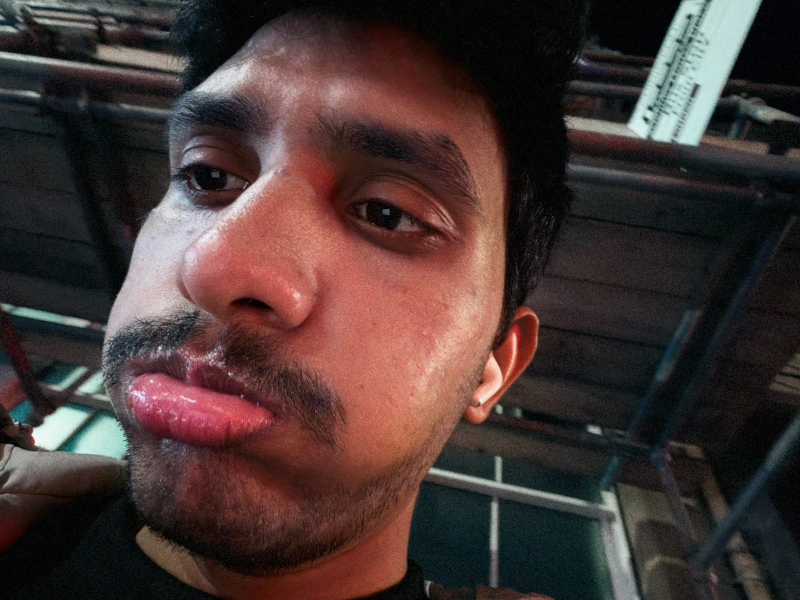
#> input picture src/assets/photos/01-selfie.jpg, 1600 x 1200 px (shown at 1/2 size)
$ python trace-portrait.py ../src/assets/photos/01-selfie.jpg ../src/assets/photos/02-crowd-in-santa-hats.jpg ../src/assets/photos/02-crowd-in-santa-hats.jpg ../src/assets/photos/02-crowd-in-santa-hats.jpg ../src/assets/photos/02-crowd-in-santa-hats.jpg ../src/assets/photos/02-crowd-in-santa-hats.jpg
#> lines starting #> are read from the running program, lines starting #| are printed output that depends on the picture; after the words box and inside, x2 and y2 are one past the last pixel; in counts of white or black regions, pixels touching at a corner belong together
"""Trace a portrait photo into pen strokes for the home page doodle.

Writes JSON strokes (polylines in a 400 x 540 box, ordered top to bottom) and a
preview PNG. Paste the strokes into src/components/home/figure.js.

usage:
  SEEDS=scripts/trace-portrait.seeds.json python3 scripts/trace-portrait.py \
      photo.jpg strokes.json preview.png  X0 Y0 X1 Y1  CANNY_LO CANNY_HI

  X0..Y1   crop box in photo pixels (keep it about 400:540)
  SEEDS    optional boxes marking person ("fg"/"pfg") and background
           ("bg"/"pbg") in photo pixels, to guide the cut-out
  EPS      simplification tolerance (default 2.2); MINLEN drops short strokes
  SMOOTH   bilateral passes before edge finding (more = fewer, cleaner lines)
  MERGE    dilation size that merges double edges into one line
  MINSPAN  drops specks smaller than this many output pixels

For clean black-on-white line art (what the site uses now), set LINEART=1:
it follows the centre of each drawn line instead of finding photo edges.
The current pencil path: LINEART=1 MINLEN=8 MINSPAN=6 EPS=1.4, whole image.
The drawing itself ships as src/assets/portrait/lines-light.png and
lines-dark.png (white ink on black, 800 x 1080), one per theme (the dark
copy has smaller pupils); the pencil's path is traced from the drawing.
"""
import json
import sys

import cv2
import numpy as np

OUT_W, OUT_H = 400, 540
WORK = 2  # trace at 2x the output size
import os
SEEDS = os.environ.get('SEEDS')


def chaikin(pts, rounds=2):
    """Corner-cutting so traced polylines read as smooth pen strokes."""
    pts = np.asarray(pts, np.float32)
    for _ in range(rounds):
        if len(pts) < 3:
            break
        q = 0.75 * pts[:-1] + 0.25 * pts[1:]
        r = 0.25 * pts[:-1] + 0.75 * pts[1:]
        mid = np.empty((2 * len(q), 2), np.float32)
        mid[0::2], mid[1::2] = q, r
        pts = np.vstack([pts[:1], mid, pts[-1:]])
    # keep the point count modest
    step = max(1, len(pts) // 40)
    return np.vstack([pts[::step], pts[-1:]]) if len(pts) > 2 else pts


def thin(img):
    """Zhang-Suen thinning of a 0/1 image."""
    img = img.copy().astype(np.uint8)
    changed = True
    while changed:
        changed = False
        for step in (0, 1):
            p = np.pad(img, 1)
            P2, P3, P4 = p[:-2, 1:-1], p[:-2, 2:], p[1:-1, 2:]
            P5, P6, P7 = p[2:, 2:], p[2:, 1:-1], p[2:, :-2]
            P8, P9 = p[1:-1, :-2], p[:-2, :-2]
            nb = [P2, P3, P4, P5, P6, P7, P8, P9]
            B = sum(n.astype(int) for n in nb)
            seq = nb + [P2]
            A = sum(((seq[i] == 0) & (seq[i + 1] == 1)).astype(int) for i in range(8))
            if step == 0:
                c = (P2 * P4 * P6 == 0) & (P4 * P6 * P8 == 0)
            else:
                c = (P2 * P4 * P8 == 0) & (P2 * P6 * P8 == 0)
            rm = (img == 1) & (B >= 2) & (B <= 6) & (A == 1) & c
            if rm.any():
                img[rm] = 0
                changed = True
    return img


NB = [(-1, 0), (0, 1), (1, 0), (0, -1), (-1, 1), (1, 1), (1, -1), (-1, -1)]


def chains(sk):
    """Walk a skeleton into polylines (lists of (x, y))."""
    sk = sk.copy()
    h, w = sk.shape
    deg = lambda y, x: sum(1 for dy, dx in NB if 0 <= y + dy < h and 0 <= x + dx < w and sk[y + dy, x + dx])
    out = []
    ys, xs = np.nonzero(sk)
    # start from endpoints first so lines are walked end to end
    pts = sorted(zip(ys, xs), key=lambda p: deg(*p) != 1)
    for y0, x0 in pts:
        if not sk[y0, x0]:
            continue
        line = [(x0, y0)]
        sk[y0, x0] = 0
        y, x = y0, x0
        while True:
            nxt = None
            for dy, dx in NB:
                ny, nx = y + dy, x + dx
                if 0 <= ny < h and 0 <= nx < w and sk[ny, nx]:
                    nxt = (ny, nx)
                    break
            if not nxt:
                break
            y, x = nxt
            sk[y, x] = 0
            line.append((x, y))
        out.append(line)
    return out


def main():
    src, out_json, out_png = sys.argv[1:4]
    img = cv2.imread(src)
#> img is the input picture: shape (1200, 1600, 3); mean B, G, R 52.3, 54.5, 71.3
    H0, W0 = img.shape[:2]
#> H0 = 1200; W0 = 1600
    if len(sys.argv) >= 8:
        x0, y0, x1, y1 = map(int, sys.argv[4:8])
    else:
        x0, y0, x1, y1 = 0, 0, W0, H0
#> x0 = 0; y0 = 0; x1 = 1600; y1 = 1200
    img = img[y0:y1, x0:x1]
    W, H = OUT_W * WORK, OUT_H * WORK
    img = cv2.resize(img, (W, H), interpolation=cv2.INTER_AREA)
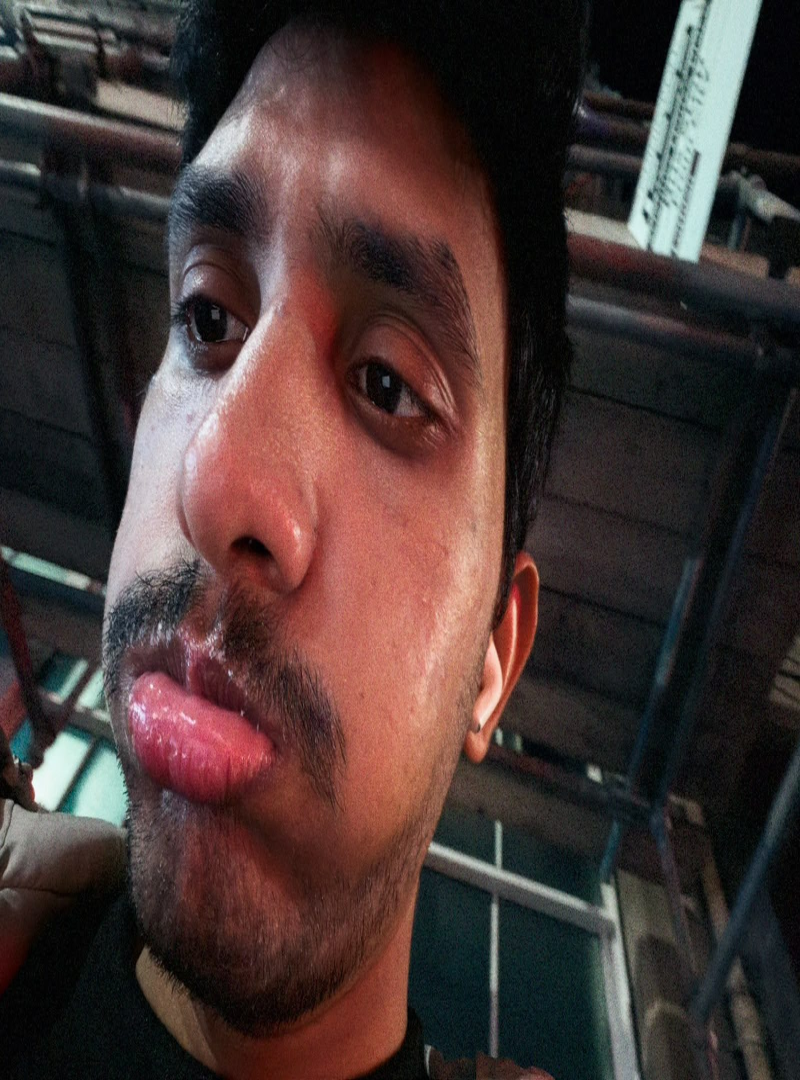
#> img: shape (1080, 800, 3); mean B, G, R 52.3, 54.5, 71.3

    if os.environ.get('LINEART'):
        # Clean black-on-white line art: follow the centre of each drawn line.
        gray = cv2.cvtColor(img, cv2.COLOR_BGR2GRAY)
        ink = (gray < int(os.environ.get('INK', 140))).astype(np.uint8)
        ink = cv2.morphologyEx(ink, cv2.MORPH_CLOSE, np.ones((3, 3), np.uint8))
        emit(thin(ink), out_json, out_png)
        return

    # 1. Separate the person from the background with GrabCut.
    bgd, fgd = np.zeros((1, 65)), np.zeros((1, 65))
    seeds = json.load(open(SEEDS)) if SEEDS else None
    if seeds:
        # Seed boxes are in original-photo pixels: [label, x0, y0, x1, y1].
        sx, sy = W / (x1 - x0), H / (y1 - y0)
        mask = np.full((H, W), cv2.GC_PR_BGD, np.uint8)
        codes = {'fg': cv2.GC_FGD, 'bg': cv2.GC_BGD, 'pfg': cv2.GC_PR_FGD, 'pbg': cv2.GC_PR_BGD}
        for label, a0, b0, a1, b1 in seeds:
            mask[max(0, int((b0 - y0) * sy)):max(0, int((b1 - y0) * sy)), max(0, int((a0 - x0) * sx)):max(0, int((a1 - x0) * sx))] = codes[label]
        cv2.grabCut(img, mask, None, bgd, fgd, 8, cv2.GC_INIT_WITH_MASK)
    else:
        mask = np.zeros((H, W), np.uint8)
        rect = (int(W * 0.06), 1, int(W * 0.88), H - 2)
        cv2.grabCut(img, mask, rect, bgd, fgd, 6, cv2.GC_INIT_WITH_RECT)
    person = np.where((mask == cv2.GC_FGD) | (mask == cv2.GC_PR_FGD), 255, 0).astype(np.uint8)
    person = cv2.morphologyEx(person, cv2.MORPH_OPEN, np.ones((9, 9), np.uint8))
    person = cv2.morphologyEx(person, cv2.MORPH_CLOSE, np.ones((25, 25), np.uint8))
    n, lab, stats, _ = cv2.connectedComponentsWithStats(person)
    if n > 1:
        big = 1 + int(np.argmax(stats[1:, cv2.CC_STAT_AREA]))
        person = np.where(lab == big, 255, 0).astype(np.uint8)
    # Smooth the silhouette so the outline reads as a pen line, not pixels.
    person = cv2.GaussianBlur(person, (0, 0), 7)
    person = np.where(person > 127, 255, 0).astype(np.uint8)
    cv2.imwrite(out_png.replace('.png', '-mask.png'), person)
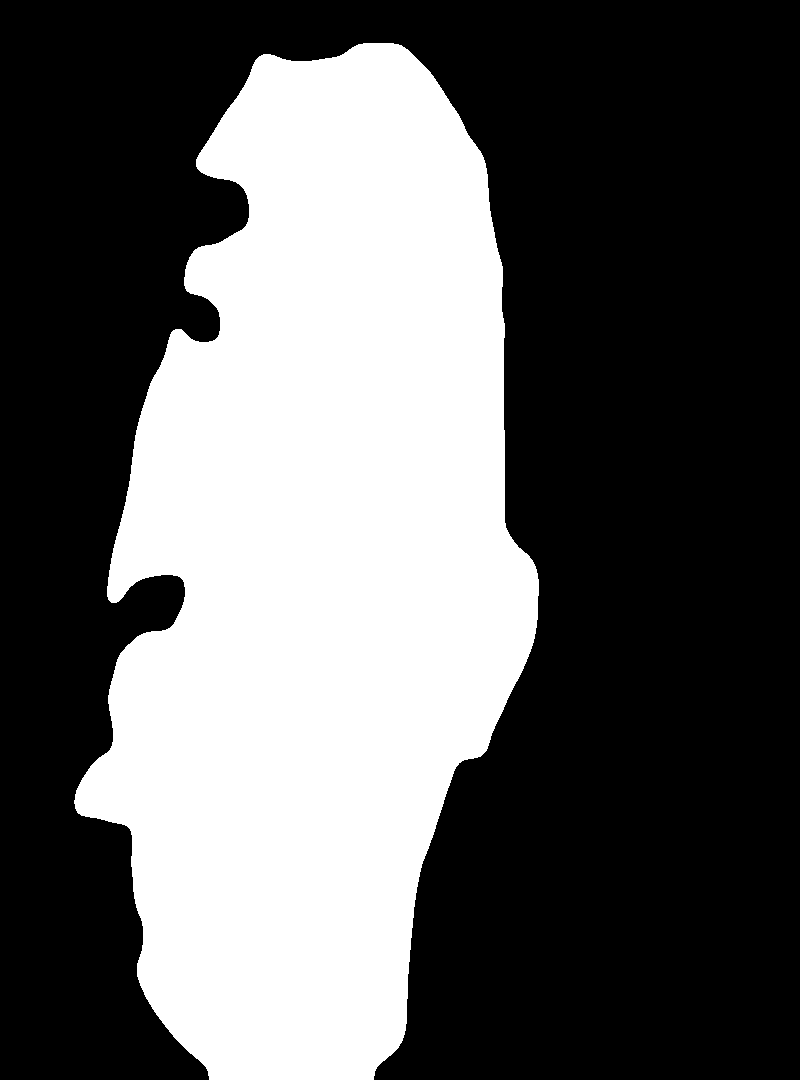
#> saved as 02-crowd-in-santa-hats.jpg: shape (1080, 800); 37.5% white; 1 white region, box (x1, y1, x2, y2) and area: (74, 43, 539, 1080) 324206

    # 2. Inner feature lines: soft-edged Canny inside the person.
    gray = cv2.cvtColor(img, cv2.COLOR_BGR2GRAY)
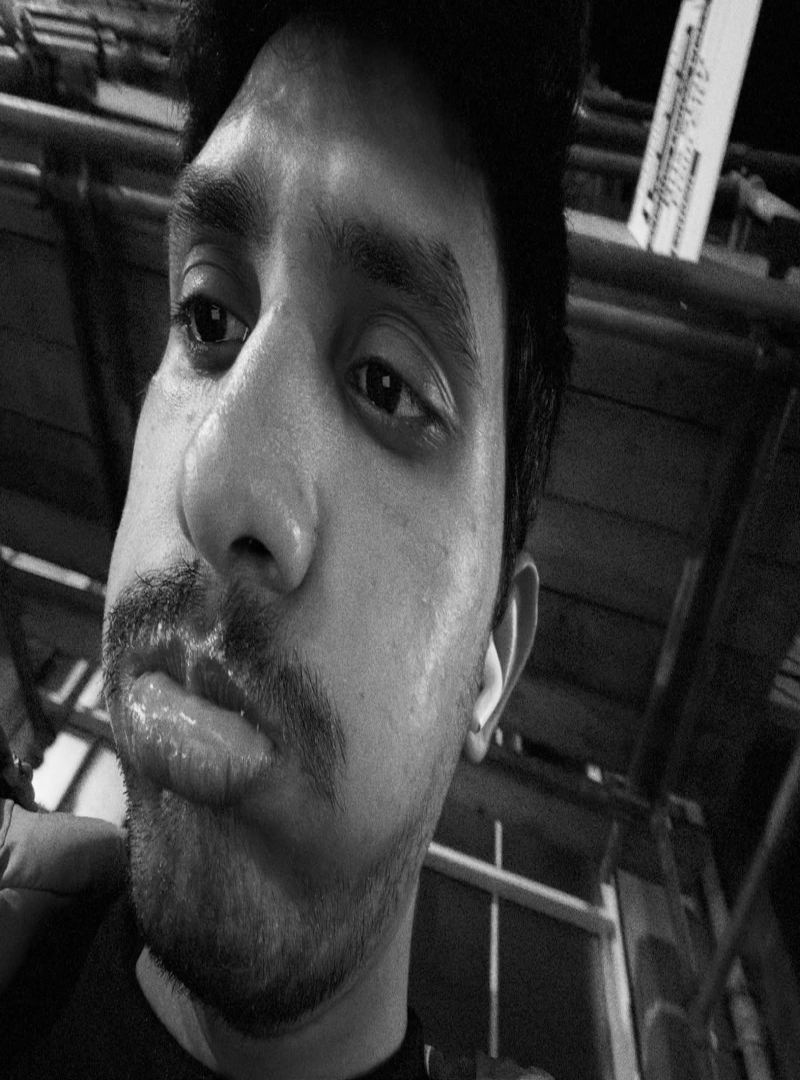
#> gray: shape (1080, 800); min 0, max 250, mean 59.3
    # Flatten skin texture and stubble so only the strong features survive.
    for _ in range(int(os.environ.get('SMOOTH', 2))):
        gray = cv2.bilateralFilter(gray, 11, 60, 11)
    gray = cv2.GaussianBlur(gray, (7, 7), 0)
    edges = cv2.Canny(gray, float(sys.argv[8]) if len(sys.argv) > 8 else 30, float(sys.argv[9]) if len(sys.argv) > 9 else 80)
#> edges: shape (1080, 800); 0.89% white in thin lines or dots
    inner = cv2.erode(person, np.ones((15, 15), np.uint8))
    edges = cv2.bitwise_and(edges, inner)
#> edges: shape (1080, 800); 0.13% white in thin lines or dots, all inside (x1, y1, x2, y2) = (116, 261, 518, 817)

    # 3. Outer silhouette, minus the frame edges.
    outline = cv2.morphologyEx(person, cv2.MORPH_GRADIENT, np.ones((3, 3), np.uint8))
    outline[:4, :] = 0
    outline[-4:, :] = 0
    allm = cv2.bitwise_or(edges, outline)
#> allm: shape (1080, 800); 0.89% white in thin lines or dots, all inside (x1, y1, x2, y2) = (73, 42, 540, 1076)
    # Fatten before thinning so double edges (brows, lids) merge into one line.
    k = int(os.environ.get('MERGE', 5))
    allm = cv2.dilate(allm, np.ones((k, k), np.uint8))
#> allm: shape (1080, 800); 3.1% white; 15 white regions, largest, box (x1, y1, x2, y2) and area: (71, 40, 542, 1078) 19754, (473, 539, 520, 728) 2406, (176, 259, 264, 383) 1267
    sk = thin((allm > 0).astype(np.uint8))
#> after the loop in thin, `while changed:`:
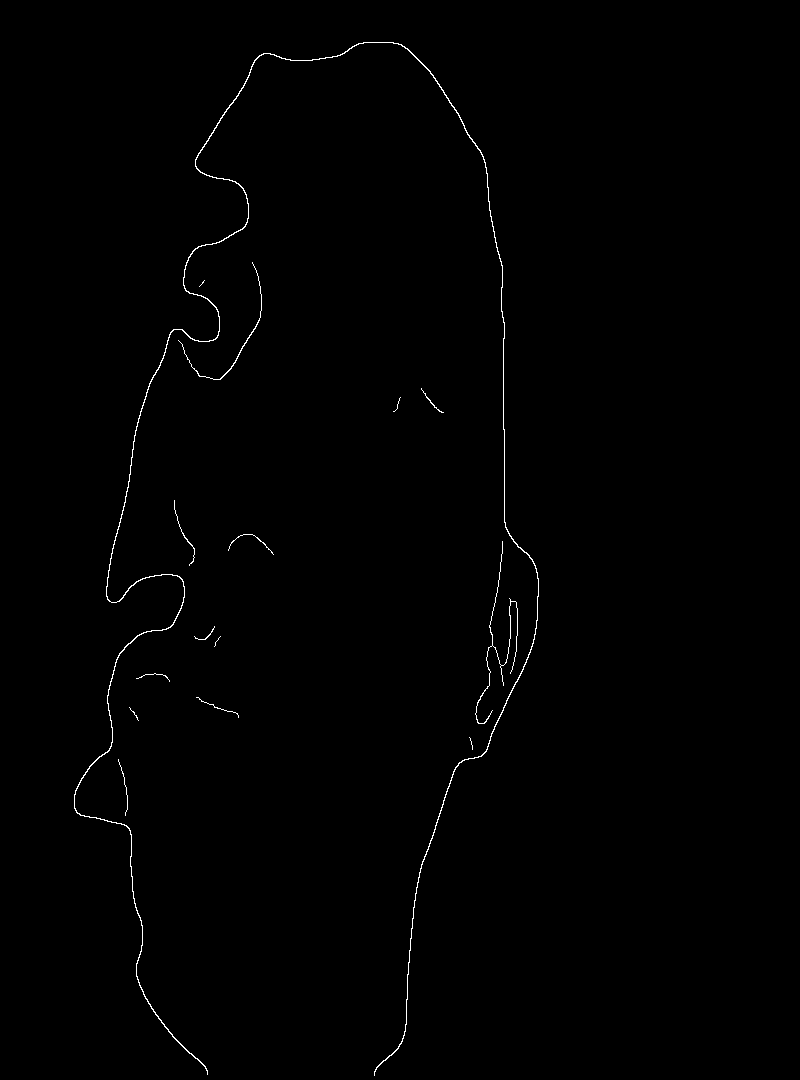
#> img: shape (1080, 800); values 0 (black) and 1 (white), 0.5% white in thin lines or dots, all inside (x1, y1, x2, y2) = (74, 42, 539, 1076)

    emit(sk, out_json, out_png)


def emit(sk, out_json, out_png):
    strokes = []
    for line in chains(sk):
#> in chains, `h, w = sk.shape`: h = 1080; w = 800
#> in chains, `pts = sorted(zip(ys, xs), key=lambda p: deg(*p) != 1)`: pts = 4348 items
        if len(line) < 14:
            continue
        arr = np.array(line, np.float32).reshape(-1, 1, 2)
        simp = cv2.approxPolyDP(arr, float(os.environ.get('EPS', 2.2)), False).reshape(-1, 2) / WORK
        if len(simp) < 2:
            continue
        length = float(np.sum(np.hypot(*np.diff(simp, axis=0).T)))
        if length < float(os.environ.get('MINLEN', 14)):
            continue
        xs, ys = simp[:, 0], simp[:, 1]
        if max(xs.max() - xs.min(), ys.max() - ys.min()) < float(os.environ.get('MINSPAN', 12)):
            continue  # little blobs and specks
        strokes.append([[round(float(x), 1), round(float(y), 1)] for x, y in chaikin(simp)])
#> this loop made 18 passes
#> after the loop, strokes = 11 items

    # Draw roughly top to bottom, each stroke starting at its upper end.
    for s in strokes:
        if s[0][1] > s[-1][1]:
            s.reverse()
#> this loop made 11 passes
    strokes.sort(key=lambda s: min(p[1] for p in s))

    json.dump(strokes, open(out_json, 'w'))
    prev = np.full((OUT_H * 2, OUT_W * 2, 3), (234, 246, 255), np.uint8)
    for s in strokes:
        pts = (np.array(s) * 2).astype(np.int32)
        cv2.polylines(prev, [pts], False, (230, 51, 0), 3, cv2.LINE_AA)
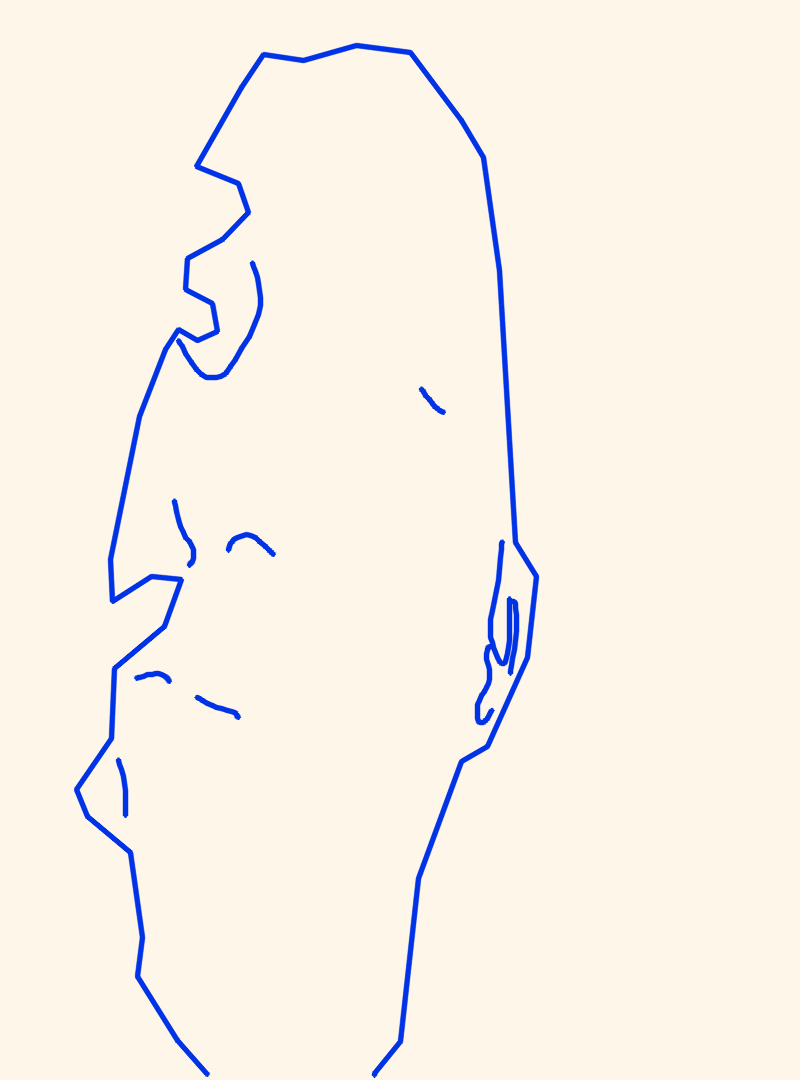
#> prev: shape (1080, 800, 3); mean of channels 0, 1, 2 233.9, 241.8, 249.5; drawn as B, G, R
    cv2.imwrite(out_png, prev)
    print(len(strokes), 'strokes', sum(len(s) for s in strokes), 'points')
#| 11 strokes 261 points


main()
